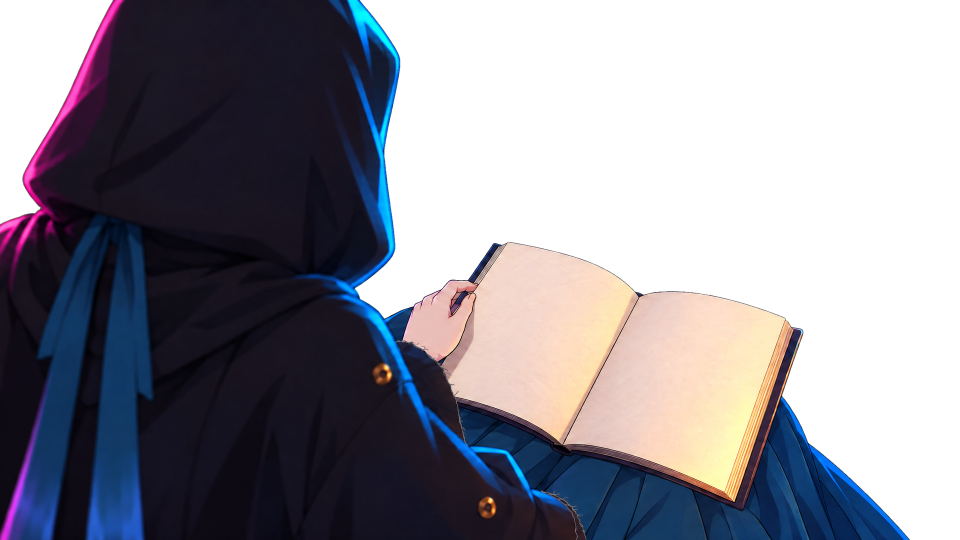
#> input picture projects/tsuzuku/rig/fable_seated/ots_ots.png, 1920 x 1080 px, given in place of base.png, which was not available (shown at 1/2 size); the run also reads 1 picture not shown here
$ python ots.py
#> lines starting #> are read from the running program, lines starting #| are printed output that depends on the picture; after the words box and inside, x2 and y2 are one past the last pixel; in counts of white or black regions, pixels touching at a corner belong together; pictures that were not available may be replaced by others from this repository, and a replacement may not be noted
### tools/chroma.py
"""Chroma-key flat-green illustrations to transparent PNGs (with despill + soft edge), cropped to content.
    .venv/bin/python tools/chroma.py IN.png [IN2.png ...] --out DIR [--full]
Writes DIR/<name>.png and prints the crop box (for placing it back in its original 16:9 frame: see <name>.json).
--full keeps the whole canvas (no crop, no .json), so every drawing of a pose set stays in one frame, ready to register.
From a rig builder: sys.path.insert(0, '<repo>/tools'); from chroma import key; key(path) -> uint8 RGBA, full canvas.
"""
import json, os, sys
import numpy as np
from PIL import Image, ImageFilter


def keyf(path):
    """the keyed drawing as float RGBA in 0..1, full canvas"""
    im = np.asarray(Image.open(path).convert('RGB')).astype(np.float32) / 255
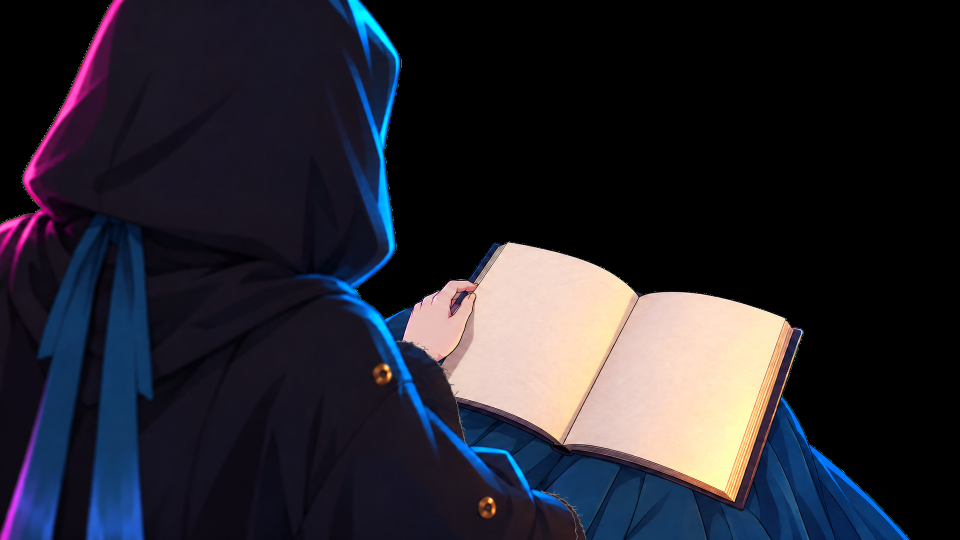
#> im: shape (1080, 1920, 3) float32 (shown at 1/2 size); mean R, G, B 0.152, 0.148, 0.183
    r, g, b = im[..., 0], im[..., 1], im[..., 2]
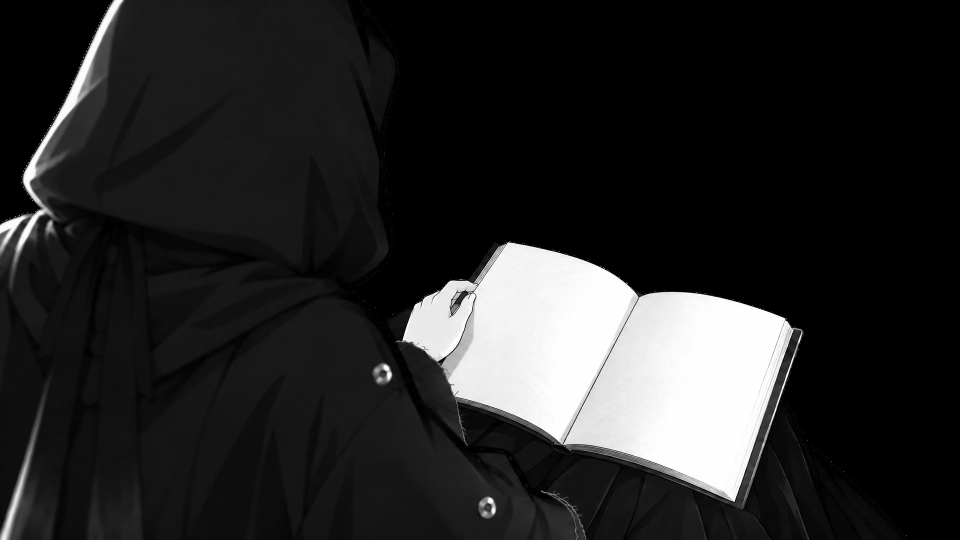
#> r: shape (1080, 1920) float32 (shown at 1/2 size); min 0, max 1, mean 0.151
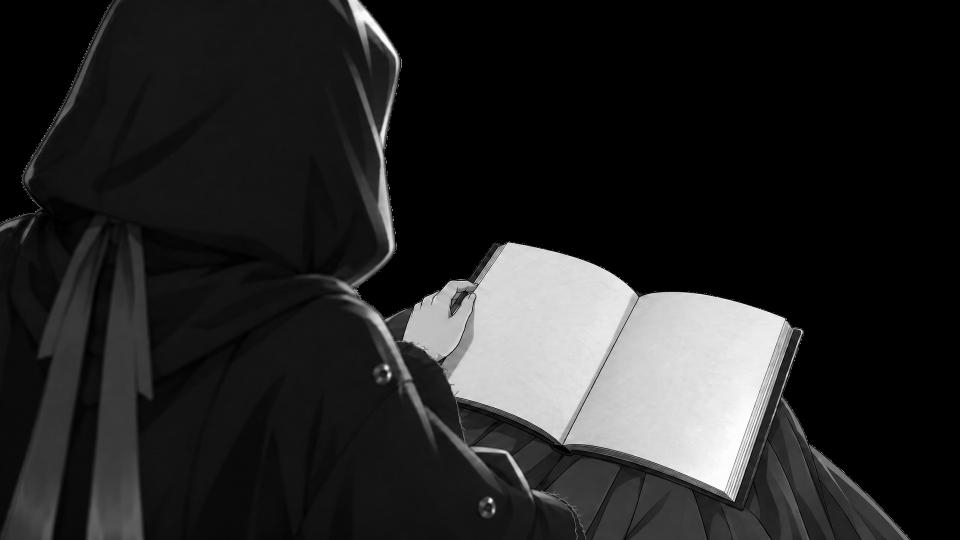
#> g: shape (1080, 1920) float32 (shown at 1/2 size); min 0, max 1, mean 0.147
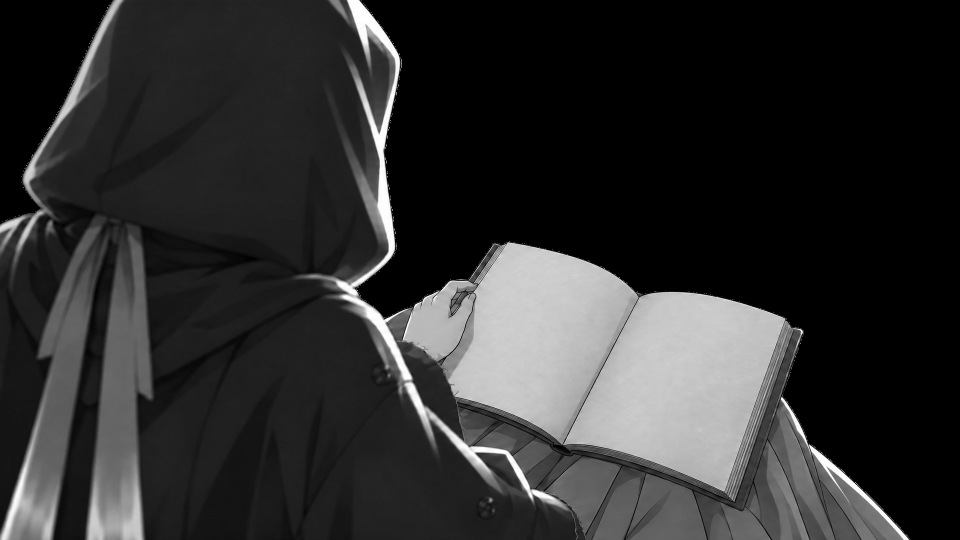
#> b: shape (1080, 1920) float32 (shown at 1/2 size); min 0, max 1, mean 0.183
    # greenness: how much green exceeds the max of red and blue
    k = g - np.maximum(r, b)
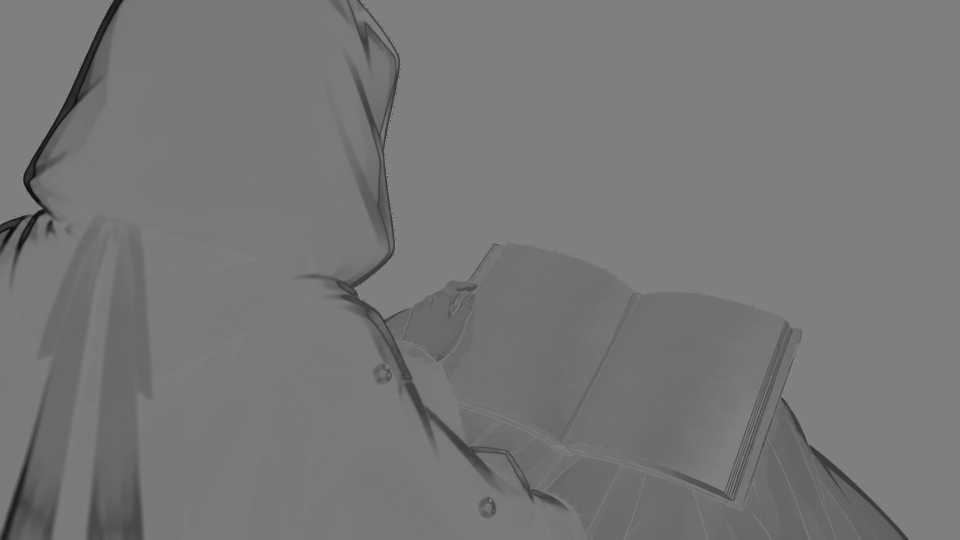
#> k: shape (1080, 1920) float32 (shown at 1/2 size); min -1, max 1, mean -0.0623; drawn with min black and max white
    alpha = 1 - np.clip((k - .12) / (.38 - .12), 0, 1)
    # remove isolated specks and soften the edge by one pixel
    A = Image.fromarray((alpha * 255).astype(np.uint8)).filter(ImageFilter.MedianFilter(3)).filter(ImageFilter.GaussianBlur(.6))
#> A: PIL image 1920x1080 L; every value is 255
    alpha = np.asarray(A).astype(np.float32) / 255
#> alpha: shape (1080, 1920) float32; every value is 1
    # despill: clamp green to the max of red/blue where it exceeds it (kills green fringes)
    g2 = np.minimum(g, np.maximum(r, b) + .02)
    return np.dstack([r, g2, b, alpha])


def key(path):
    """the keyed drawing as uint8 RGBA, full canvas (the rig builders' key)"""
    return (keyf(path) * 255).astype(np.uint8)


# [12 lines that do not run on import are left out]

### projects/tsuzuku/rig/fable_seated/build.py
"""Fable, seated in the hall (world A): register the pose drawings (src/poses/*.png, GPT Image edits of src/base.png) onto the
base, find what each one changed, and cut the layers the stage draws (src/fableseat.js):
    lantern.png          the lantern alone (from a drawing where her hand has let go), in the base's place
    figure.png           the base figure without the lantern and without the ribbon (the jacket's back under it from 'noribbon')
    ribbon.png           the ribbon alone
    pose_<name>.png      each pose's patch over the figure (the changed region, feathered), cropped; meta.json has the boxes
    .venv/bin/python rig/fable_seated/build.py [--debug]
"""
import json, os, sys
import numpy as np, cv2
from PIL import Image
from scipy import ndimage as ndi
sys.path.insert(0, os.path.join(os.path.dirname(os.path.abspath(__file__)), '..', '..', '..', '..', 'tools'))
from chroma import key

D = os.path.dirname(os.path.abspath(__file__)); DBG = '--debug' in sys.argv
POSES = ['write', 'ear', 'clap', 'clapopen', 'clapmid', 'wipe0', 'wipe1', 'rest', 'pull', 'pincers', 'pincersnip']
BOTH_ARMS = {'pincers', 'pincersnip'}                # poses that raise her left arm too (image-left, past the hood)
base = key(os.path.join(D, 'src/base.png')); H, W = base.shape[:2]
#> after `H, W = base.shape[:2]`: H = 1080; W = 1920
lum = lambda a: ((a[..., :3].astype(np.float32) @ [.299, .587, .114]) * (a[..., 3] / 255) + 255 * (1 - a[..., 3] / 255)).astype(np.float32)


# [19 lines left out: functions register, colour_match, not called in this run]


# [18 lines that do not run on import are left out]


# [6 lines left out: function lantern_offset, not called in this run]


def shift(a, dx, dy):
    return cv2.warpAffine(a, np.float32([[1, 0, dx], [0, 1, dy]]), (a.shape[1], a.shape[0]), flags=cv2.INTER_LINEAR, borderValue=0)


def feather(m, r):
    d = ndi.distance_transform_edt(m); return np.clip(d / r, 0, 1)


# [100 lines left out: functions over, beneath, cut, not called in this run]


# [2 lines that do not run on import are left out]

### projects/tsuzuku/rig/fable_seated/ots.py
"""The over-the-shoulder cuts (bars 67 and 70): Fable turns the page in her lap and the screen's card slides in on the same
drawing. Keys the three drawings (src/ots: the set-up, and two turn drawings as edits of it), registers the turns onto the set-up,
and cuts for each a mask of the flat page paper that shows (not under her hand, not under the lifting page), so code prints
the card's spread onto it. Writes ots_<d>.png and ots_<d>_page.png at 1920x1080, and ots.json with the page quads (screen px).
    .venv/bin/python rig/fable_seated/ots.py
"""
import json, os, sys
import numpy as np, cv2
from PIL import Image
from scipy import ndimage as ndi
sys.path.insert(0, os.path.join(os.path.dirname(os.path.abspath(__file__)), '..', '..', '..', '..', 'tools'))
from chroma import key  # noqa: E402
from build import lum, feather  # noqa: E402

D = os.path.dirname(os.path.abspath(__file__)); S = 1920 / 2560
Q = {'left': [[1350, 650], [1700, 785], [1500, 1190], [1235, 1070]],        # outer top, spine top, spine bottom, outer bottom
     'right': [[1705, 785], [2095, 850], [1955, 1335], [1505, 1190]]}       # spine top, outer top, outer bottom, spine bottom
HAND = [[1080, 730], [1290, 730], [1290, 980], [1080, 980]]                 # her hand at the left page's corner, in the set-up
LIFT = {'turn1': [[1310, 750], [1395, 660], [1440, 492], [1500, 560], [1580, 640], [1650, 710], [1700, 790], [1650, 900], [1580, 1030], [1510, 1150],
                  [1500, 1185], [1470, 1080], [1440, 990], [1380, 880], [1310, 790]],        # the lifting page (its back is blank), traced
        'turn2': [[1625, 465], [1690, 530], [1735, 610], [1745, 690], [1725, 780], [1650, 920], [1570, 1070], [1505, 1185], [1480, 1100], [1440, 1010],
                  [1405, 955], [1480, 830], [1515, 715], [1560, 640]]}
base = key(os.path.join(D, 'src/ots/ots.png')); H, W = base.shape[:2]   # (the set-up as drawn: registration target)
#> in keyf (call 2), `im = np.asarray(Image.open(path).convert('RGB')).astype(np.float32) / ..`: im: shape (1080, 1920, 3) float32; every value is 1
#> in keyf (call 2), `k = g - np.maximum(r, b)`: k: shape (1080, 1920) float32; every value is 0
#> in keyf (call 2), `return np.dstack([r, g2, b, alpha])`: returned value: shape (1080, 1920, 4) float32; every value is 1
#> in key (call 2), `return (keyf(path) * 255).astype(np.uint8)`: returned value: shape (1080, 1920, 4); every value is 255


def poly(p):
    m = np.zeros((H, W), np.uint8); cv2.fillPoly(m, [np.array(p, np.int32)], 1); return m.astype(bool)
#> after `cv2.fillPoly(m, [np.array(p, np.int32)], 1)`:
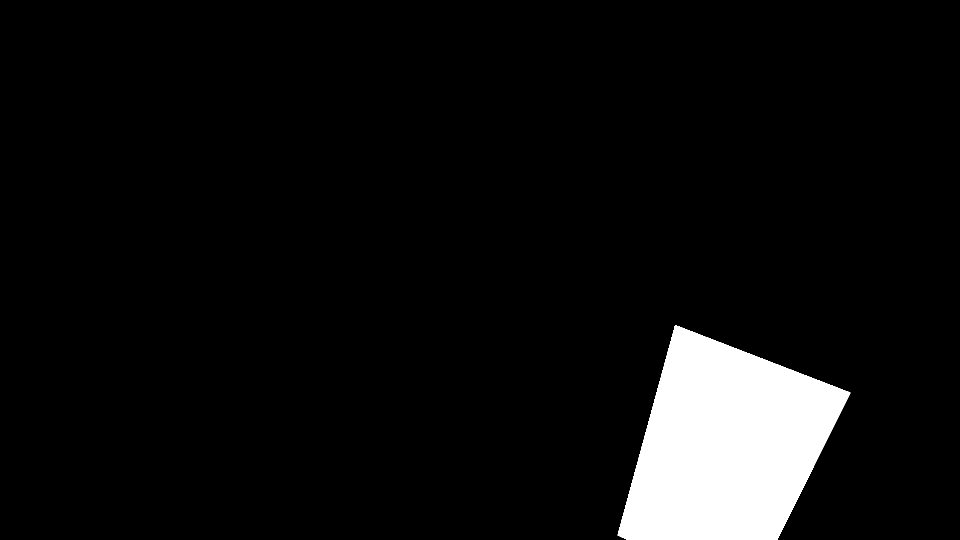
#> m: shape (1080, 1920) (shown at 1/2 size); values 0 (black) and 1 (white), 6.3% white; 1 white region, box (x1, y1, x2, y2) and area: (1235, 650, 1701, 1080) 130855


def register(img, mask):
    warp = np.eye(2, 3, dtype=np.float32)
    for sc in (.125, .25, .5):
        a = cv2.GaussianBlur(cv2.resize(lum(base), None, fx=sc, fy=sc), (0, 0), 1.2); b = cv2.GaussianBlur(cv2.resize(lum(img), None, fx=sc, fy=sc), (0, 0), 1.2)
        w = warp.copy(); w[:, 2] *= sc
        _, w = cv2.findTransformECC(a, b, w, cv2.MOTION_AFFINE, (cv2.TERM_CRITERIA_EPS | cv2.TERM_CRITERIA_COUNT, 300, 1e-6),
                                    cv2.resize(mask.astype(np.uint8), None, fx=sc, fy=sc, interpolation=cv2.INTER_NEAREST), 5)
        warp = w.copy(); warp[:, 2] /= sc
    return cv2.warpAffine(img, warp, (W, H), flags=cv2.INTER_LINEAR | cv2.WARP_INVERSE_MAP, borderValue=(0, 0, 0, 0)), warp


pages = poly(Q['left']) | poly(Q['right'])
#> in poly (call 2), `cv2.fillPoly(m, [np.array(p, np.int32)], 1)`: m: shape (1080, 1920); values 0 (black) and 1 (white), 3.9% white; 1 white region, box (x1, y1, x2, y2) and area: (1559, 785, 1920, 1080) 81090
paper = lambda a: (lum(a) > 150) & (a[..., 3] > 200)
out = {'quads': {k: [[round(x * S, 1), round(y * S, 1)] for x, y in v] for k, v in Q.items()}}
fit = (base[..., 3] > 200) & ~ndi.binary_dilation(pages | poly(HAND), iterations=60)
#> in poly (call 3), `cv2.fillPoly(m, [np.array(p, np.int32)], 1)`: m: shape (1080, 1920); values 0 (black) and 1 (white), 2.6% white; 1 white region, box (x1, y1, x2, y2) and area: (1080, 730, 1291, 981) 52961
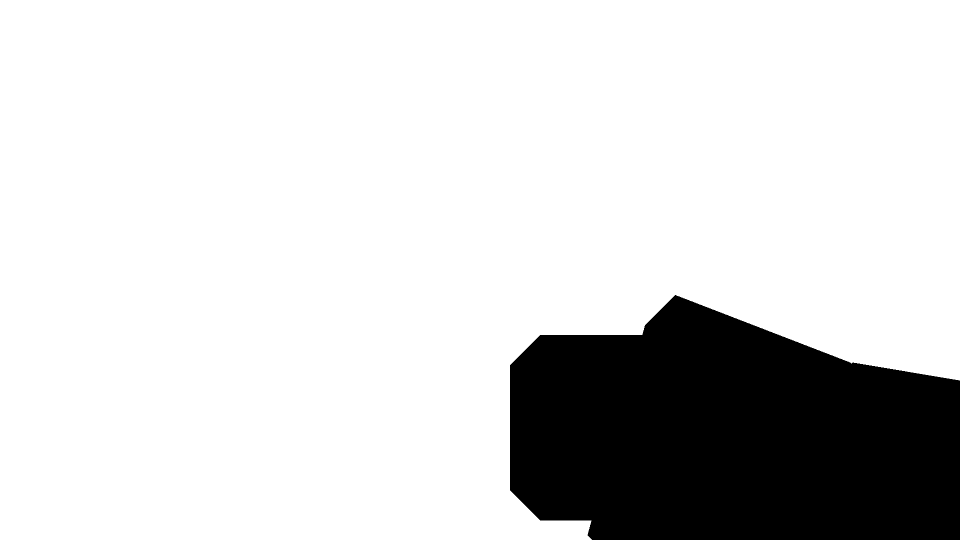
#> fit: shape (1080, 1920) bool (shown at 1/2 size); 83.1% white; 1 black region, box (x1, y1, x2, y2) and area: (1020, 590, 1920, 1080) 350622
# the lantern moved to the floor at her left (out of this frame, behind her): its corner, bottom right, from 'ots_nolantern'
LZ = [[2100, 700], [2560, 700], [2560, 1440], [1900, 1440], [1990, 1100]]
from build import over
nl, _ = register(key(os.path.join(D, 'src/ots/ots_nolantern.png')), fit & ~poly(LZ))
#> in poly (call 4), `m = np.zeros((H, W), np.uint8)`: m: shape (1080, 1920); every value is 0
#> in register, `warp = np.eye(2, 3, dtype=np.float32)`: warp = [[1, 0, 0], [0, 1, 0]]
#> the loop in register, `for sc in (.125, .25, .5):` made 1 pass
#> w on pass 1: [[1, 0, 0], [0, 1, 0]]
#> (the run stopped early here; a loop or call above may not have finished)
